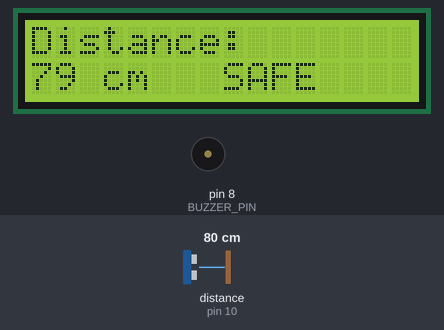
Bench run of a sketch on a simulated Arduino Uno, built with avr-gcc and run on an emulated ATmega328P. Shown: 16×2 character LCD, buzzer (waves = sounding). Wiring (inferred from the names in the program): ultrasonic range finder: trigger pin 9; echo pin 10. The test bench sets the inputs (shaded band); at power-on: distance to the obstacle (sensor on pin 10) 80 cm. The echo pulse lasts 58.3 µs per cm; what the sketch prints to the serial monitor is not drawn.

Above: at 3.2 s.
3.3 s: distance to the obstacle (sensor on pin 10) set to 45 cm
At 4.3 s:
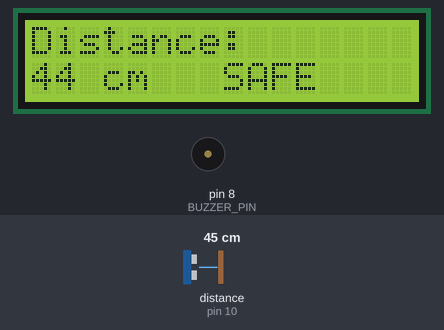
4.8 s: distance to the obstacle (sensor on pin 10) set to 36 cm
At 5.3 s:
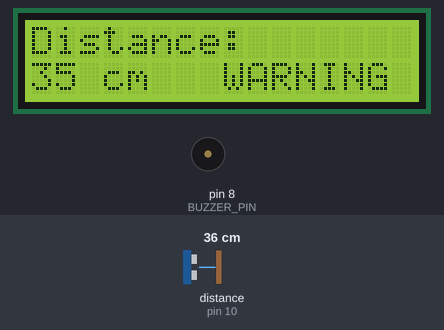
7.0 s: distance to the obstacle (sensor on pin 10) set to 23 cm
At 7.29 s:
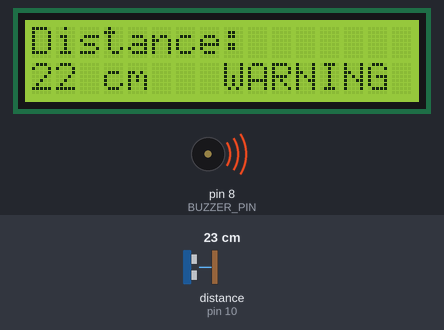
8.7 s: distance to the obstacle (sensor on pin 10) set to 18 cm
At 9.27 s:
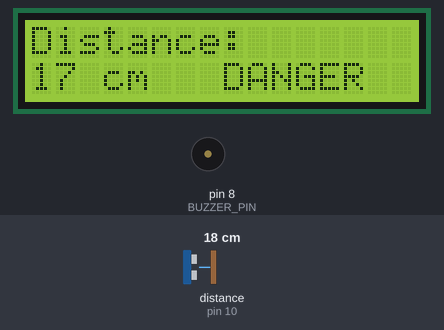
10.9 s: distance to the obstacle (sensor on pin 10) set to 9 cm
At 11.11 s:
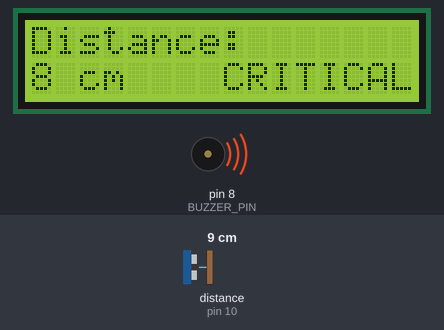
Timing chart, 0 to 13.6 s (numbered marks = the images above; inputs shaded):
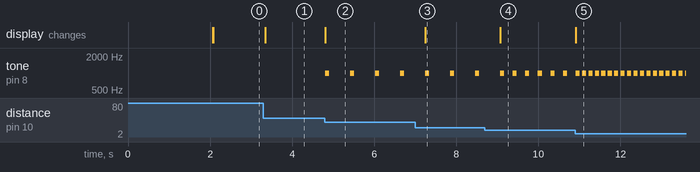

Measured:
- the behaviour switches between 41 and 40 cm on distance to the obstacle (sensor on pin 10) (found by bisection; images 1 and 2)
- the behaviour switches between 21 and 20 cm on distance to the obstacle (sensor on pin 10) (found by bisection; images 3 and 4)
- after the input at 3.3 s, the display: changes after 0.05 s (image 1)
- after the input at 4.8 s, tone on pin 8 (BUZZER_PIN): alternates 1000 Hz for 0.10 s and silent for 0.51 s, starting at once; the display: changes at once (image 2)
- after the input at 7.0 s, the display: changes after 0.24 s (image 3)
- after the input at 8.7 s, tone on pin 8 (BUZZER_PIN): alternates 1000 Hz for 0.10 s and silent for 0.21 s, starting after 0.67 s; the display: changes after 0.37 s (image 4)
- after the input at 10.9 s, tone on pin 8 (BUZZER_PIN): alternates 1000 Hz for 0.10 s and silent for 0.06 s, starting after 0.17 s; the display: changes at once (image 5)

The sketch:

lcd_display.ino
```cpp
#include <LiquidCrystal.h>

// LCD pins: RS, E, D4, D5, D6, D7
LiquidCrystal lcd(2, 3, 4, 5, 6, 7);

#define TRIG_PIN 9
#define ECHO_PIN 10
#define BUZZER_PIN 8

long getDistance() {
  digitalWrite(TRIG_PIN, LOW);
  delayMicroseconds(2);
  digitalWrite(TRIG_PIN, HIGH);
  delayMicroseconds(10);
  digitalWrite(TRIG_PIN, LOW);
  long duration = pulseIn(ECHO_PIN, HIGH);
  return duration * 0.0343 / 2;
}

void setup() {
  pinMode(TRIG_PIN, OUTPUT);
  pinMode(ECHO_PIN, INPUT);
  pinMode(BUZZER_PIN, OUTPUT);

  lcd.begin(16, 2);
  lcd.print("Collision Alert");
  lcd.setCursor(0, 1);
  lcd.print("System Ready!");
  delay(2000);
  lcd.clear();

  Serial.begin(9600);
}

void loop() {
  long distance = getDistance();

  // Update LCD
  lcd.clear();
  lcd.setCursor(0, 0);
  lcd.print("Distance:");
  lcd.setCursor(0, 1);
  lcd.print(distance);
  lcd.print(" cm  ");

  // Show status on LCD row 2
  lcd.setCursor(8, 1);
  if (distance < 10) {
    lcd.print("CRITICAL");
  } else if (distance < 20) {
    lcd.print("DANGER  ");
  } else if (distance < 40) {
    lcd.print("WARNING ");
  } else {
    lcd.print("SAFE    ");
  }

  // Buzzer alerts
  if (distance < 10) {
    tone(BUZZER_PIN, 1000, 100);
    delay(150);
  } else if (distance < 20) {
    tone(BUZZER_PIN, 1000, 100);
    delay(300);
  } else if (distance < 40) {
    tone(BUZZER_PIN, 1000, 100);
    delay(600);
  } else {
    noTone(BUZZER_PIN);
    delay(200);
  }

  Serial.print("Distance: ");
  Serial.print(distance);
  Serial.println(" cm");
}
```
